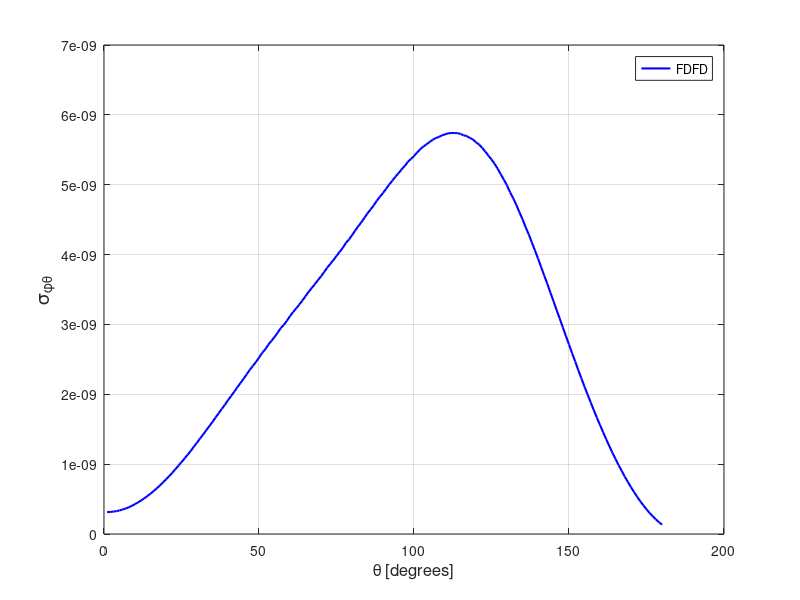

The MATLAB source for this figure:
spt = [ 
    1  0.31446579E-09
    2  0.31509687E-09
    3  0.32069095E-09
    4  0.32736008E-09
    5  0.33748027E-09
    6  0.35050793E-09
    7  0.36467590E-09
    8  0.38289294E-09
    9  0.40404266E-09
   10  0.42783196E-09
   11  0.45284065E-09
   12  0.48068133E-09
   13  0.50980603E-09
   14  0.54377780E-09
   15  0.57715971E-09
   16  0.61447170E-09
   17  0.65291372E-09
   18  0.69434863E-09
   19  0.73764678E-09
   20  0.78258383E-09
   21  0.82784102E-09
   22  0.87497182E-09
   23  0.92532565E-09
   24  0.97796926E-09
   25  0.10285068E-08
   26  0.10817892E-08
   27  0.11352130E-08
   28  0.11900348E-08
   29  0.12510949E-08
   30  0.13082607E-08
   31  0.13677435E-08
   32  0.14248606E-08
   33  0.14858169E-08
   34  0.15451592E-08
   35  0.16045216E-08
   36  0.16682745E-08
   37  0.17291630E-08
   38  0.17909388E-08
   39  0.18502792E-08
   40  0.19141937E-08
   41  0.19757735E-08
   42  0.20364681E-08
   43  0.21005411E-08
   44  0.21596263E-08
   45  0.22200537E-08
   46  0.22839981E-08
   47  0.23482987E-08
   48  0.24053515E-08
   49  0.24616871E-08
   50  0.25240019E-08
   51  0.25913167E-08
   52  0.26425977E-08
   53  0.27094305E-08
   54  0.27639981E-08
   55  0.28197729E-08
   56  0.28802032E-08
   57  0.29461418E-08
   58  0.29931801E-08
   59  0.30535412E-08
   60  0.31179097E-08
   61  0.31771419E-08
   62  0.32291319E-08
   63  0.32846008E-08
   64  0.33429746E-08
   65  0.34044829E-08
   66  0.34663119E-08
   67  0.35201781E-08
   68  0.35757213E-08
   69  0.36326955E-08
   70  0.36872594E-08
   71  0.37487786E-08
   72  0.38128158E-08
   73  0.38665982E-08
   74  0.39212003E-08
   75  0.39795247E-08
   76  0.40389625E-08
   77  0.40941379E-08
   78  0.41642827E-08
   79  0.42147610E-08
   80  0.42753179E-08
   81  0.43431556E-08
   82  0.44033701E-08
   83  0.44613562E-08
   84  0.45257118E-08
   85  0.45903961E-08
   86  0.46456350E-08
   87  0.47035127E-08
   88  0.47700031E-08
   89  0.48279030E-08
   90  0.48808997E-08
   91  0.49421414E-08
   92  0.50025641E-08
   93  0.50571858E-08
   94  0.51144986E-08
   95  0.51635247E-08
   96  0.52208691E-08
   97  0.52662465E-08
   98  0.53261018E-08
   99  0.53675109E-08
  100  0.54106515E-08
  101  0.54598610E-08
  102  0.55070388E-08
  103  0.55460609E-08
  104  0.55767311E-08
  105  0.56102509E-08
  106  0.56428830E-08
  107  0.56670335E-08
  108  0.56841092E-08
  109  0.57054730E-08
  110  0.57208371E-08
  111  0.57349250E-08
  112  0.57400475E-08
  113  0.57400320E-08
  114  0.57389382E-08
  115  0.57276646E-08
  116  0.57063025E-08
  117  0.56969394E-08
  118  0.56697336E-08
  119  0.56482761E-08
  120  0.56067186E-08
  121  0.55748774E-08
  122  0.55262492E-08
  123  0.54747682E-08
  124  0.54169917E-08
  125  0.53614371E-08
  126  0.52992473E-08
  127  0.52279781E-08
  128  0.51481615E-08
  129  0.50711217E-08
  130  0.49907030E-08
  131  0.48909929E-08
  132  0.48059476E-08
  133  0.47115778E-08
  134  0.46066768E-08
  135  0.45068522E-08
  136  0.43933674E-08
  137  0.42910648E-08
  138  0.41753170E-08
  139  0.40609951E-08
  140  0.39438919E-08
  141  0.38230739E-08
  142  0.37007619E-08
  143  0.35820922E-08
  144  0.34554066E-08
  145  0.33329273E-08
  146  0.32061240E-08
  147  0.30849303E-08
  148  0.29585621E-08
  149  0.28344893E-08
  150  0.27125766E-08
  151  0.25874551E-08
  152  0.24696052E-08
  153  0.23443911E-08
  154  0.22263431E-08
  155  0.21101023E-08
  156  0.19966189E-08
  157  0.18840220E-08
  158  0.17725033E-08
  159  0.16655124E-08
  160  0.15597161E-08
  161  0.14576134E-08
  162  0.13563256E-08
  163  0.12588878E-08
  164  0.11641320E-08
  165  0.10748918E-08
  166  0.98503861E-09
  167  0.90369623E-09
  168  0.82054580E-09
  169  0.74413570E-09
  170  0.66902273E-09
  171  0.59845512E-09
  172  0.53196814E-09
  173  0.46801613E-09
  174  0.40921572E-09
  175  0.35341438E-09
  176  0.30178690E-09
  177  0.25345637E-09
  178  0.21030476E-09
  179  0.16990918E-09
  180  0.13418046E-09
  181  0.10189326E-09
  182  0.74671810E-10
  183  0.51421260E-10
  184  0.32510047E-10
  185  0.18112458E-10
  186  0.82378193E-11
  187  0.28244080E-11
  188  0.21749282E-11
  189  0.62365859E-11
  190  0.15228185E-10
  191  0.29088759E-10
  192  0.47782056E-10
  193  0.71993668E-10
  194  0.10049397E-09
  195  0.13501837E-09
  196  0.17449525E-09
  197  0.21867051E-09
  198  0.26853206E-09
  199  0.32472899E-09
  200  0.38496012E-09
  201  0.45070131E-09
  202  0.52228050E-09
  203  0.59895633E-09
  204  0.68039713E-09
  205  0.76748818E-09
  206  0.86063906E-09
  207  0.95595598E-09
  208  0.10568073E-08
  209  0.11650163E-08
  210  0.12757854E-08
  211  0.13901807E-08
  212  0.15079880E-08
  213  0.16302100E-08
  214  0.17568520E-08
  215  0.18840156E-08
  216  0.20157862E-08
  217  0.21520541E-08
  218  0.22898983E-08
  219  0.24264379E-08
  220  0.25653693E-08
  221  0.27059566E-08
  222  0.28468765E-08
  223  0.29895182E-08
  224  0.31301457E-08
  225  0.32733902E-08
  226  0.34071566E-08
  227  0.35454890E-08
  228  0.36872085E-08
  229  0.38131649E-08
  230  0.39531249E-08
  231  0.40791868E-08
  232  0.42061394E-08
  233  0.43260111E-08
  234  0.44365147E-08
  235  0.45563207E-08
  236  0.46629864E-08
  237  0.47585726E-08
  238  0.48623363E-08
  239  0.49583506E-08
  240  0.50453317E-08
  241  0.51189954E-08
  242  0.51969278E-08
  243  0.52625557E-08
  244  0.53266489E-08
  245  0.53792655E-08
  246  0.54415632E-08
  247  0.54840239E-08
  248  0.55242069E-08
  249  0.55526659E-08
  250  0.55831642E-08
  251  0.56023595E-08
  252  0.56143019E-08
  253  0.56288858E-08
  254  0.56249161E-08
  255  0.56326299E-08
  256  0.56288592E-08
  257  0.56101617E-08
  258  0.56003420E-08
  259  0.55745888E-08
  260  0.55601781E-08
  261  0.55269402E-08
  262  0.54966156E-08
  263  0.54663176E-08
  264  0.54273412E-08
  265  0.53817710E-08
  266  0.53445879E-08
  267  0.52975864E-08
  268  0.52465117E-08
  269  0.51966684E-08
  270  0.51434550E-08
  271  0.50979576E-08
  272  0.50355680E-08
  273  0.49740123E-08
  274  0.49163278E-08
  275  0.48493645E-08
  276  0.48070086E-08
  277  0.47323749E-08
  278  0.46720099E-08
  279  0.46073030E-08
  280  0.45404298E-08
  281  0.44806279E-08
  282  0.44076449E-08
  283  0.43540145E-08
  284  0.42941721E-08
  285  0.42197414E-08
  286  0.41547898E-08
  287  0.40958170E-08
  288  0.40254253E-08
  289  0.39698831E-08
  290  0.38962655E-08
  291  0.38318064E-08
  292  0.37637595E-08
  293  0.37098267E-08
  294  0.36433174E-08
  295  0.35776002E-08
  296  0.35166148E-08
  297  0.34483385E-08
  298  0.33919945E-08
  299  0.33291034E-08
  300  0.32647967E-08
  301  0.31972409E-08
  302  0.31353862E-08
  303  0.30717655E-08
  304  0.30142937E-08
  305  0.29453269E-08
  306  0.28818408E-08
  307  0.28194229E-08
  308  0.27545859E-08
  309  0.26963256E-08
  310  0.26309825E-08
  311  0.25665747E-08
  312  0.25033216E-08
  313  0.24401265E-08
  314  0.23771218E-08
  315  0.23124715E-08
  316  0.22492290E-08
  317  0.21856037E-08
  318  0.21252087E-08
  319  0.20576474E-08
  320  0.19935673E-08
  321  0.19340285E-08
  322  0.18670228E-08
  323  0.18058981E-08
  324  0.17440441E-08
  325  0.16812080E-08
  326  0.16212833E-08
  327  0.15609797E-08
  328  0.14966745E-08
  329  0.14395054E-08
  330  0.13750426E-08
  331  0.13169447E-08
  332  0.12615040E-08
  333  0.12040065E-08
  334  0.11488084E-08
  335  0.10930232E-08
  336  0.10392329E-08
  337  0.98706099E-09
  338  0.93627406E-09
  339  0.88599905E-09
  340  0.83906876E-09
  341  0.79332518E-09
  342  0.74787226E-09
  343  0.70620682E-09
  344  0.66401840E-09
  345  0.62541577E-09
  346  0.58903737E-09
  347  0.55307087E-09
  348  0.51956128E-09
  349  0.48971271E-09
  350  0.46142584E-09
  351  0.43407569E-09
  352  0.41085488E-09
  353  0.39049600E-09
  354  0.37170525E-09
  355  0.35495609E-09
  356  0.34128061E-09
  357  0.33035474E-09
  358  0.32233238E-09
  359  0.31568692E-09
  360  0.31322087E-09
 ]; 
plot(spt(1:180,1),spt(1:180,2),'b-','linewidth',1.5 ); 
grid on 
legend('FDFD');
xlabel('\theta [degrees]','FontSize',12);
ylabel('\sigma_{\phi\theta}','FontSize',14);
